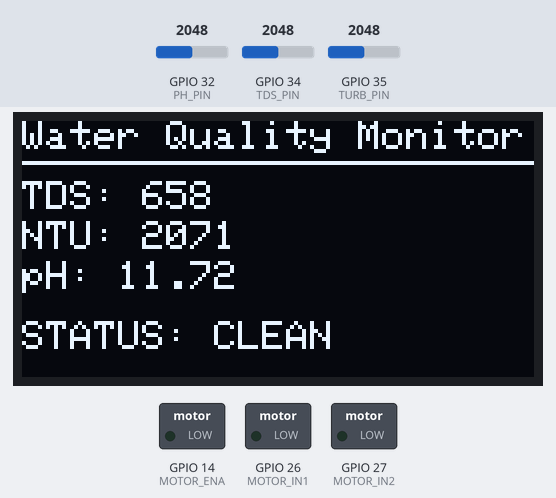
This sketch was run on a simulated ESP32. Shown: 128×64 one-colour display, switched loads named in the sketch (green lamp = pin HIGH). The test bench sets the inputs (shaded band); at power-on: GPIO 32 (PH_PIN) = 2048, GPIO 34 (TDS_PIN) = 2048, GPIO 35 (TURB_PIN) = 2048. WiFi joins after 1.5 s; servers stay silent unless stated; web services answer with replies made up by the test bench; what the sketch prints to the serial monitor is not drawn.

Above: at 1.8 s.

The sketch:

PROJECT-EP.ino
```cpp
#include <Wire.h>
#include <Adafruit_GFX.h>
#include <Adafruit_SSD1306.h>
#include <WiFi.h>
#include <HTTPClient.h>
#define SCREEN_WIDTH 128
#define SCREEN_HEIGHT 64
Adafruit_SSD1306 display(SCREEN_WIDTH, SCREEN_HEIGHT, &Wire, -1);


const char* ssid = "project";
const char* password = "12345678";


String apiKey = "9DEA80M3G1Y4FA46";
const char* server = "http://api.thingspeak.com/update";


#define TDS_PIN   34
#define TURB_PIN  35
#define PH_PIN    32


#define MOTOR_IN1 26
#define MOTOR_IN2 27
#define MOTOR_ENA 14


const float TDS_THRESHOLD  = 3000.0;
const float NTU_THRESHOLD  = 3000.0;
const float PH_LOW_LIMIT   = 0.0;
const float PH_HIGH_LIMIT  = 15.0;


const int freq = 5000;
const int resolution = 8;


const int samples = 10;

void setup() {
  Serial.begin(115200);


  pinMode(TDS_PIN, INPUT_PULLDOWN);
  pinMode(TURB_PIN, INPUT_PULLDOWN);
  pinMode(PH_PIN, INPUT_PULLDOWN);

  pinMode(MOTOR_IN1, OUTPUT);
  pinMode(MOTOR_IN2, OUTPUT);

  ledcAttach(MOTOR_ENA, freq, resolution);

  if (!display.begin(SSD1306_SWITCHCAPVCC, 0x3C)) {
    Serial.println("OLED failed");
    while (1);
  }

  display.clearDisplay();
  display.display();

  WiFi.begin(ssid, password);
  Serial.print("Connecting to WiFi");

  while (WiFi.status() != WL_CONNECTED) {
    delay(500);
    Serial.print(".");
  }

  Serial.println("\nWiFi Connected!");
}


float readAverage(int pin) {
  long total = 0;
  for (int i = 0; i < samples; i++) {
    total += analogRead(pin);
    delay(5);
  }
  return (float)total / samples;
}

void loop() {

  float avgTds = readAverage(TDS_PIN);
  float vTds = (avgTds / 4095.0) * 3.3;

  float avgTurb = readAverage(TURB_PIN);
  float vTurb = (avgTurb / 4095.0) * 3.3;

  float avgPh = readAverage(PH_PIN);
  float vPh = (avgPh / 4095.0) * 3.3;


  bool tdsMissing  = (vTds < 0.05);
  bool turbMissing = (vTurb < 0.05);
  bool phMissing   = (vPh < 0.05);

  bool sensorError = tdsMissing || turbMissing || phMissing;

  if (sensorError) {
    runMotor(0);

    display.clearDisplay();
    display.setTextColor(WHITE);
    display.setTextSize(2);
    display.setCursor(10, 20);
    display.print("SENSOR");
    display.setCursor(10, 40);
    display.print("ERROR");
    display.display();

    Serial.println("Sensor Disconnected!");
    delay(200);
    return;
  }

  float tdsValue = (133.42 * pow(vTds, 3)
                   - 255.86 * pow(vTds, 2)
                   + 857.39 * vTds) * 0.5;

  float ntu = -1120.4 * sq(vTurb)
              + 5742.3 * vTurb
              - 4353.8;

  if (ntu < 0) ntu = 0;

  float phValue = 7 + ((2.5 - vPh) / 0.18);

  bool tdsDirty  = (tdsValue > TDS_THRESHOLD);
  bool turbDirty = (ntu > NTU_THRESHOLD);
  bool phDirty   = (phValue < PH_LOW_LIMIT || phValue > PH_HIGH_LIMIT);

  bool waterDirty = tdsDirty || turbDirty || phDirty;

  if (waterDirty) {
    runMotor(200);
  } else {
    runMotor(0);
  }

  display.clearDisplay();
  display.setTextColor(WHITE);
  display.setTextSize(1);

  display.setCursor(0, 0);
  display.print("Water Quality Monitor");

  display.drawLine(0, 10, 128, 10, WHITE);

  display.setCursor(0, 15);
  display.print("TDS: ");
  display.print((int)tdsValue);

  display.setCursor(0, 25);
  display.print("NTU: ");
  display.print((int)ntu);

  display.setCursor(0, 35);
  display.print("pH: ");
  display.print(phValue, 2);

  display.setCursor(0, 50);
  display.print("STATUS: ");
  display.print(waterDirty ? "DIRTY" : "CLEAN");

  display.display();

  Serial.print("TDS: "); Serial.print(tdsValue);
  Serial.print(" | NTU: "); Serial.print(ntu);
  Serial.print(" | pH: "); Serial.println(phValue);

  if (WiFi.status() == WL_CONNECTED) {
    HTTPClient http;

    String url = String(server) + "?api_key=" + apiKey +
                 "&field1=" + String(tdsValue) +
                 "&field2=" + String(ntu) +
                 "&field3=" + String(phValue);

    http.begin(url);
    http.GET();
    http.end();
  }

  delay(15000);
}

void runMotor(int speed) {

  if (speed > 0) {
    digitalWrite(MOTOR_IN1, HIGH);
    digitalWrite(MOTOR_IN2, LOW);
  } else {
    digitalWrite(MOTOR_IN1, LOW);
    digitalWrite(MOTOR_IN2, LOW);
  }

  ledcWrite(MOTOR_ENA, speed);
}
```
